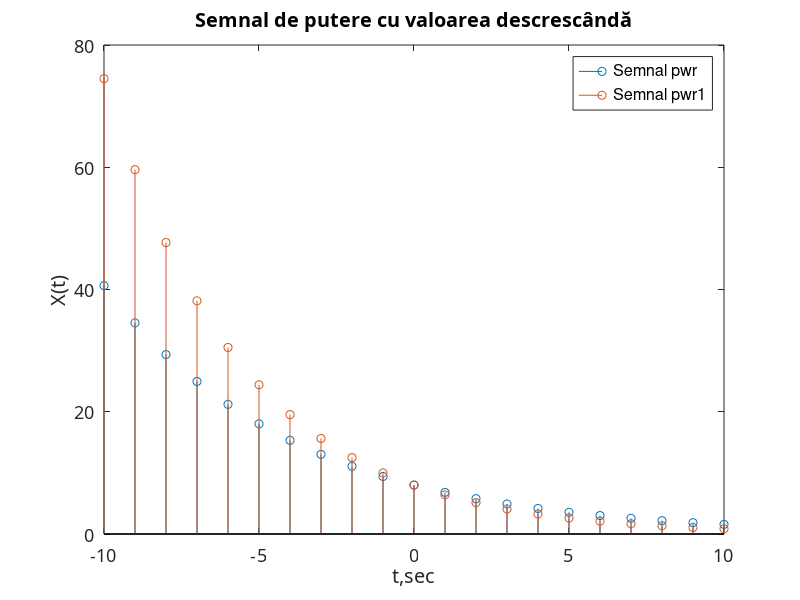

Here is the MATLAB script that generated this plot:
 n = -10:10;
 B = 5;
 r = 0.85;

 pwr = 8*r.^n;

 r1 = 0.8;
 pwr1 = 8*r1.^n;

 stem(n, pwr)
 hold on;
 stem(n, pwr1)

 % plot details
grid, set (gca,'FontName', 'ArialCyr','FontSize',13)

legend("Semnal pwr", "Semnal pwr1", "AutoUpdate", "off")

title('Semnal de putere cu valoarea descrescândă') 
xlabel('t,sec'), ylabel('X(t)'), grid